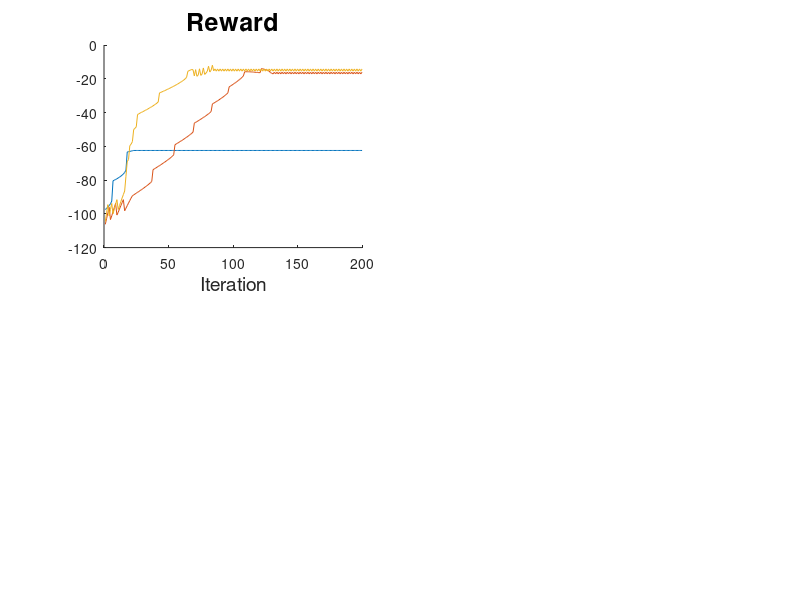

MATLAB code for this plot: (Note: this script raises an error after producing the figure.)
load('Agent1_data');
load('Agent2_data');
load('Agent3_data');


subplot(2,2,1);
hold on 
plot(reward1_hist);
plot(reward2_hist);
plot(reward3_hist);
title('Reward','FontSize',18)
xlabel('Iteration','FontSize',14);
legend('Delta=' + string(del1), 'Delta=' + string(del2), 'Delta=' + string(del3));

subplot(2,2,2); 
hold on 
plot(Mp1_hist);
plot(Mp2_hist);
plot(Mp3_hist);
title('Overshoot','FontSize',18)
ylabel('Mp (%)','FontSize',14);
xlabel('Iteration','FontSize',14);
legend('Delta=' + string(del1), 'Delta=' + string(del2), 'Delta=' + string(del3));


subplot(2,2,3) 
hold on 
plot(tr1_hist);
plot(tr2_hist);
plot(tr3_hist);
title('Rise Time','FontSize',18); 
xlabel('Iteration','FontSize',14);
ylabel('Time (s)','FontSize',14);
legend('Delta=' + string(del1), 'Delta=' + string(del2), 'Delta=' + string(del3));

subplot(2,2,4);
hold on 
plot(ts1_hist);
plot(ts2_hist);
plot(ts3_hist);
title('Settling Time','FontSize',18)
xlabel('Iteration','FontSize',14);
ylabel('Time (s)','FontSize',14);
legend('Delta=' + string(del1), 'Delta=' + string(del2), 'Delta=' + string(del3));